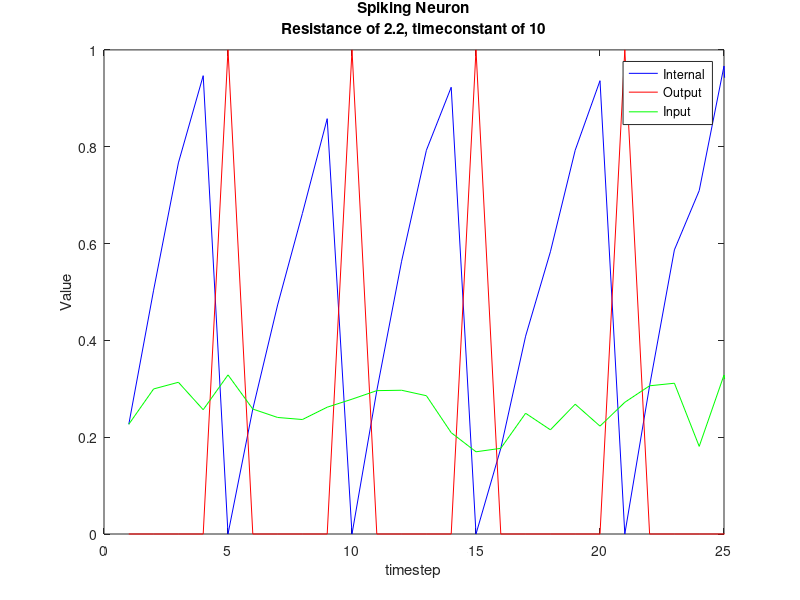

Write MATLAB code to recreate this figure.
close all
clear all
clc

internal = 0;
resistance = 3.3;
timeconstant = 10;

inputmin = 0.5;
inputmax = 1;

tmax = 10000;

internalValue = zeros(1,tmax);
output = zeros(1,tmax);
inputs = zeros(1,tmax);

for t = 1:25
    
    random = (inputmax-inputmin).*rand(1) + inputmin;
    internal = internal + (resistance*random - internal) / timeconstant;
    
    if internal >= 1
        
        internal = 0;
        output(t) = 1;
        
    end
    
    internalValue(t) = internal;
    
    inputs(t) = resistance*random / timeconstant;
    
    plot(internalValue, 'b')
    
    hold on
    plot(output, 'r')
    plot(inputs, 'g')
    
    ylim([0, 1])
    xlim([0, t])
    
    pause(0.01)
    
    hold off
   
end

legend('Internal','Output','Input')
title(['Spiking Neuron', newline, 'Resistance of 2.2, timeconstant of 10'])
ylabel('Value')
xlabel('timestep')









